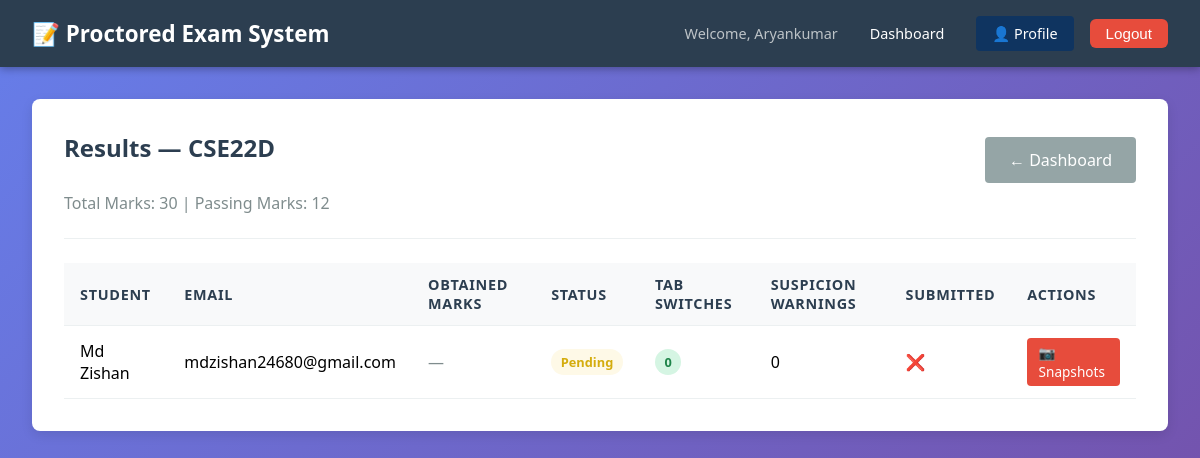
Screenshot of /teacher/exam/6/results/ (signed in) with the database file from the repository.
### Examapp/models.py (models this page shows, shortened)
class Exam(models.Model):
    teacher = models.ForeignKey(User, on_delete=models.CASCADE, related_name='created_exams')
    title = models.CharField(max_length=200)
    description = models.TextField(blank=True)
    duration_minutes = models.IntegerField()
    start_time = models.DateTimeField()
    end_time = models.DateTimeField()
    total_marks = models.IntegerField(default=100)
    passing_marks = models.IntegerField(default=40)
    created_at = models.DateTimeField(auto_now_add=True)
    updated_at = models.DateTimeField(auto_now=True)
    is_published = models.BooleanField(default=False)
    class Meta:
        ordering = ['-created_at']

class StudentExam(models.Model):
    student = models.ForeignKey(User, on_delete=models.CASCADE, related_name='assigned_exams')
    exam = models.ForeignKey(Exam, on_delete=models.CASCADE, related_name='student_exams')
    assigned_at = models.DateTimeField(auto_now_add=True)
    is_submitted = models.BooleanField(default=False)
    submitted_at = models.DateTimeField(null=True, blank=True)
    obtained_marks = models.IntegerField(null=True, blank=True)
    exam_started_at = models.DateTimeField(null=True, blank=True)
    total_suspicion_warnings = models.IntegerField(default=0)
    tab_switch_count = models.IntegerField(default=0)
    class Meta:
        unique_together = ['student', 'exam']

### Examapp/views.py (the view)
# urls.py: path('teacher/exam/<int:exam_id>/results/', views.exam_results, name='exam_results'),
@login_required(login_url='login')
def exam_results(request, exam_id):
    exam = get_object_or_404(Exam, id=exam_id, teacher=request.user)
    student_exams = exam.student_exams.all()
    return render(request, 'teacher/exam_results.html', {
        'exam': exam,
        'student_exams': student_exams
    })

### Examapp/templates/teacher/exam_results.html (shortened to what this page needs)
{% extends 'base.html' %}
{% block content %}
<div class="card">
    <div style="display:flex; justify-content:space-between; align-items:center; flex-wrap:wrap; gap:1rem;">
        <h2>Results — {{ exam.title }}</h2>
        <a href="{% url 'teacher_dashboard' %}" class="btn btn-secondary">← Dashboard</a>
    </div>
    <p style="color:#7f8c8d; margin-top:0.25rem;">Total Marks: {{ exam.total_marks }} | Passing Marks: {{ exam.passing_marks }}</p>
    <hr>
    {% if student_exams %}
    <table>
        <thead>
            <tr>
                <th>Student</th>
                <th>Email</th>
                <th>Obtained Marks</th>
                <th>Status</th>
                <th>Tab Switches</th>
                <th>Suspicion Warnings</th>
                <th>Submitted</th>
                <th>Actions</th>
            </tr>
        </thead>
        <tbody>
            {% for se in student_exams %}
            <tr>
                <td>{{ se.student.username }}</td>
                <td>{{ se.student.email }}</td>
                <td>
                    {% if se.is_submitted %}
                        {{ se.obtained_marks }} / {{ exam.total_marks }}
                    {% else %}
                        <span style="color:#7f8c8d;">—</span>
                    {% endif %}
                </td>
                <td>
                    {% if se.is_submitted %}
                        {% if se.has_passed %}
                            <span class="badge badge-success">PASS</span>
                        {% else %}
                            <span class="badge badge-danger">FAIL</span>
                        {% endif %}
                    {% else %}
                        <span class="badge badge-warning">Pending</span>
                    {% endif %}
                </td>
                <td>
                    <span class="{% if se.tab_switch_count >= 3 %}badge badge-danger{% elif se.tab_switch_count > 0 %}badge badge-warning{% else %}badge badge-success{% endif %}">
                        {{ se.tab_switch_count }}
                    </span>
                </td>
                <td>{{ se.total_suspicion_warnings }}</td>
                <td>{% if se.is_submitted %}✅{% else %}❌{% endif %}</td>
                <td>
                    <a href="{% url 'student_snapshots' se.id %}" class="btn btn-danger" style="padding:0.3rem 0.7rem; font-size:0.85rem;">📷 Snapshots</a>
                </td>
            </tr>
            {% endfor %}
        </tbody>
    </table>
    {% else %}
    <p style="text-align:center; color:#7f8c8d; margin:2rem 0;">No students have been assigned to this exam yet.</p>
    {% endif %}
</div>
{% endblock %}

### Examapp/templates/base.html (shortened to what this page needs)
<!DOCTYPE html>
<html lang="en">
<head>
    {% load static %}
</head>
<body>
    <nav>
        <h1>📝 Proctored Exam System</h1>
        <div class="nav-links">
            {% if user.is_authenticated %}
                <span>Welcome, {{ user.username }}</span>
                <a href="{% url 'dashboard' %}">Dashboard</a>
                <a href="{% url 'profile' %}" style="background:#0f3460;">👤 Profile</a>
                <form method="post" action="{% url 'logout' %}" style="display:inline; margin:0;">
                    <button type="submit" style="background:#e74c3c; color:#fff; border:none; padding:0.4rem 1rem; border-radius:6px; cursor:pointer; font-size:0.95rem;">Logout</button>
                </form>
            {% else %}
                <a href="{% url 'login' %}">Login</a>
                <a href="{% url 'signup' %}" style="background:#27ae60;">Sign Up</a>
            {% endif %}
        </div>
    </nav>
    <div class="container">
        {% block content %}{% endblock %}
    </div>
</body>
</html>

### Examapp/templates/base.html (style rules this page uses)
* { margin: 0; padding: 0; box-sizing: border-box; }
body { font-family: 'Segoe UI', Tahoma, Geneva, Verdana, sans-serif; background: linear-gradient(135deg, #667eea 0%, #764ba2 100%); min-height: 100vh; display: flex; flex-direction: column; }
nav { background-color: #2c3e50; color: white; padding: 1rem 2rem; display: flex; justify-content: space-between; align-items: center; box-shadow: 0 2px 8px rgba(0,0,0,0.3); }
nav h1 { font-size: 1.4rem; }
nav .nav-links { display: flex; gap: 1rem; align-items: center; }
nav .nav-links span { color: #bdc3c7; font-size: 0.9rem; }
nav a { color: white; text-decoration: none; padding: 0.5rem 1rem; border-radius: 4px; transition: background 0.3s; font-size: 0.9rem; }
.container { flex: 1; padding: 2rem; max-width: 1200px; margin: 0 auto; width: 100%; }
.card { background: white; border-radius: 8px; padding: 2rem; box-shadow: 0 4px 12px rgba(0,0,0,0.1); margin-bottom: 1rem; }
.card h2 { color: #2c3e50; margin-bottom: 1.5rem; }
.btn { display: inline-block; padding: 0.75rem 1.5rem; background-color: #667eea; color: white; text-decoration: none; border-radius: 4px; border: none; cursor: pointer; transition: background 0.3s; font-size: 1rem; }
.btn-secondary { background-color: #95a5a6; }
.btn-danger { background-color: #e74c3c; }
table { width: 100%; border-collapse: collapse; margin-top: 1rem; }
th, td { padding: 0.75rem 1rem; text-align: left; border-bottom: 1px solid #ecf0f1; }
th { background-color: #f8f9fa; font-weight: 600; color: #2c3e50; font-size: 0.9rem; text-transform: uppercase; letter-spacing: 0.05em; }
.badge { display: inline-block; padding: 0.25rem 0.6rem; border-radius: 20px; font-size: 0.8rem; font-weight: 600; }
.badge-success { background: #d5f5e3; color: #1e8449; }
.badge-warning { background: #fef9e7; color: #d4ac0d; }
hr { border: none; border-top: 1px solid #ecf0f1; margin: 1.5rem 0; }

### rows the page displays
Exam: title "CSE22D", total_marks "30", passing_marks "12"
StudentExam: student.username "Md Zishan", student.email "mdzishan24680@gmail.com", is_submitted "Pending", tab_switch_count "0", total_suspicion_warnings "0"

### other values shown
{{ user.username }} "Aryankumar"
